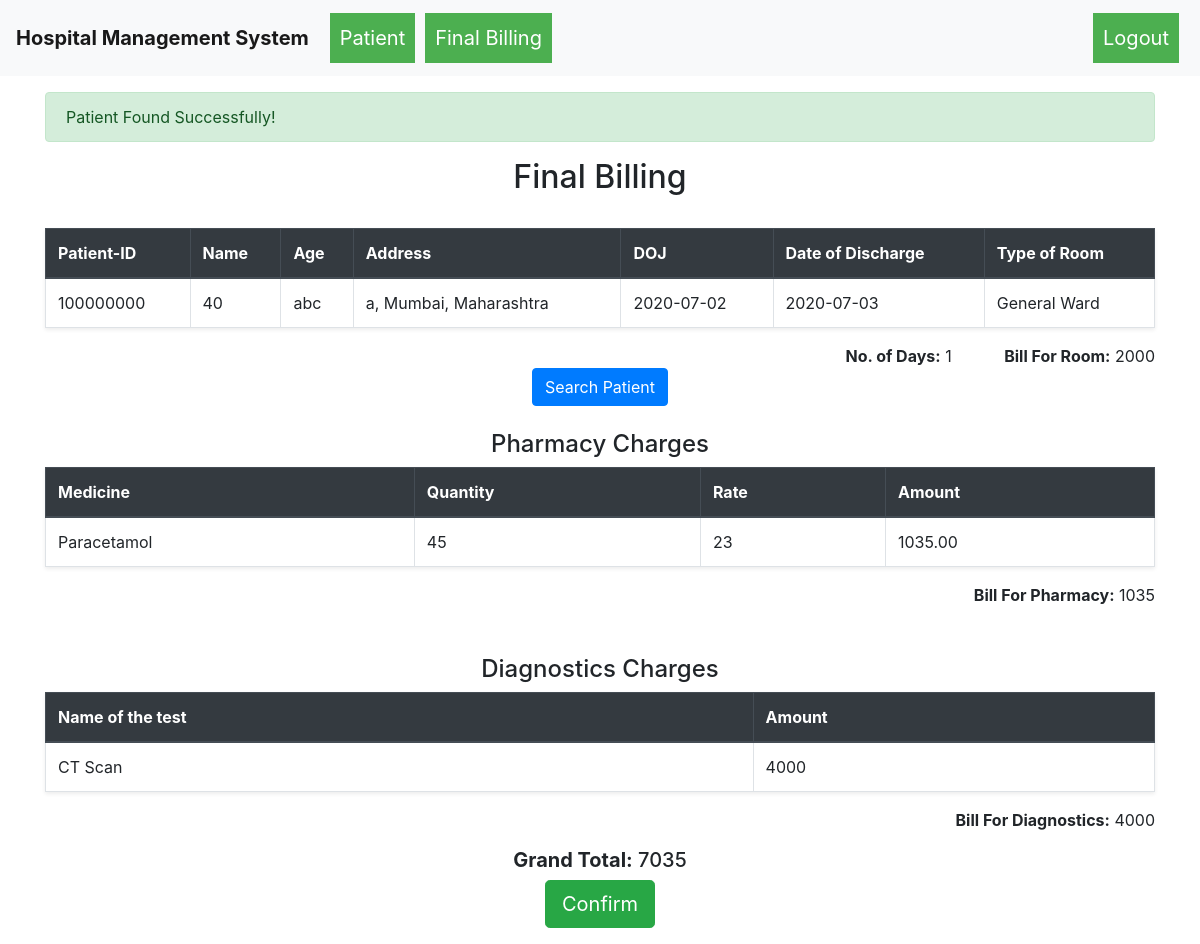
The page /final_billing?pid=100000000 (signed in) on the database as committed earlier.
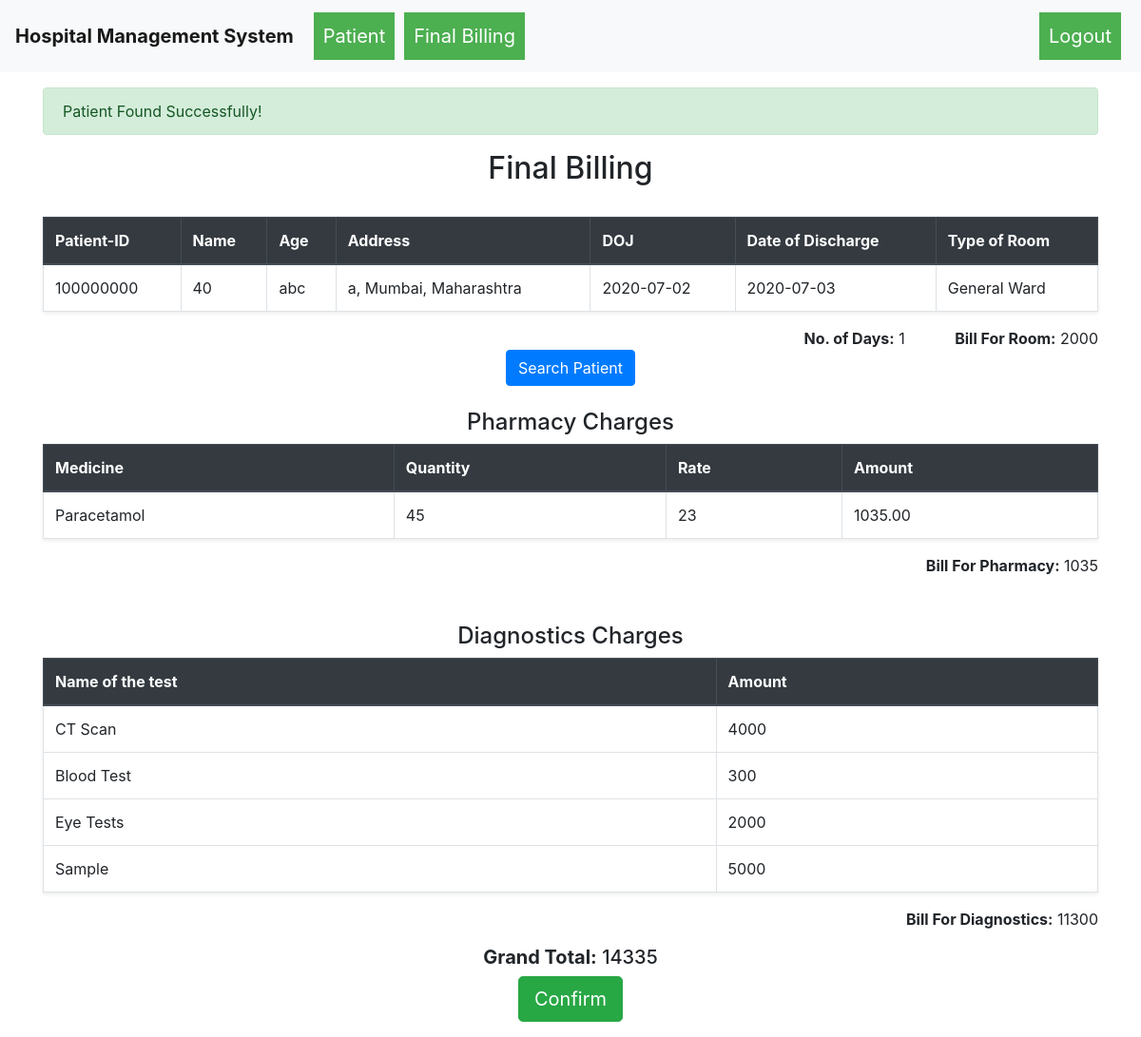
The same page on the database as committed later.
### hospital_management_system/models.py (models this page shows)
class Patient(db.Model):
    __table_args__ = {'sqlite_autoincrement': True}
    id = db.Column(db.Integer, primary_key=True)
    ssid = db.Column(db.String(250), unique=True, nullable=False)
    name = db.Column(db.String(80), nullable=False)
    age = db.Column(db.Integer, nullable=False)
    date_of_admission = db.Column(db.Date, nullable=False)
    type_of_bed = db.Column(db.String(80), nullable=False)
    address = db.Column(db.String(250), nullable=False)
    city = db.Column(db.String(250), nullable=False)
    state = db.Column(db.String(250), nullable=False)
    status = db.Column(db.String(100), nullable=False)

class Medicines(db.Model):
    __table_args__ = {'sqlite_autoincrement': True}
    id = db.Column(db.Integer, primary_key=True)
    name = db.Column(db.String(80), nullable=False)
    quantity_available = db.Column(db.Integer, nullable=False)
    rate = db.Column(db.Integer, nullable=False)

class MedicinesIssued(db.Model):
    __table_args__ = {'sqlite_autoincrement': True}
    id = db.Column(db.Integer, primary_key=True)
    med_id = db.Column(db.Integer, nullable=False)
    p_id = db.Column(db.Integer, nullable=False)
    quantity = db.Column(db.Integer, nullable=False)

class Diagnostic_test(db.Model):
    id = db.Column(db.Integer, primary_key=True, autoincrement=True)
    test_name = db.Column(db.String(80), nullable=False)
    test_cost = db.Column(db.Integer, nullable=False)

### hospital_management_system/routes.py (the view)
@app.route("/final_billing", methods=["GET","POST"])
def final_billing():
    data = {}
    if not session.get("username"):
        return redirect("/")
    if session.get("username") != "admin":
        return redirect("/")
    meds = Medicines.query.all()
    tests = Diagnostic_test.query.all()
    med_is = ""
    test_is = ""
    if "pid" in request.args.keys():
        p_id = request.args.get("pid")
        patient = Patient.query.filter_by(id=p_id).first()
        if patient:
            data["today_date"] = datetime.now().date()
            data["days"] = str(data["today_date"] - patient.date_of_admission)[0]
            room_bill = ""
            if patient.type_of_bed == "General Ward":
                data["room_bill"] = int(data["days"]) * 2000
                room_bill = int(data["days"]) * 2000
            elif patient.type_of_bed == "Semi Sharing":
                data["room_bill"] = int(data["days"]) * 4000
                room_bill = int(data["days"]) * 4000
            else:
                data["room_bill"] = int(data["days"]) * 8000
                room_bill = int(data["days"]) * 8000
            med_is = MedicinesIssued.query.filter_by(p_id=p_id)
            p_bill = []
            for i in med_is:
                for j in meds:
                    if i.med_id == j.id:
                        p_bill.append(j.rate*i.quantity)
            data["p_bill"] = sum(p_bill)
            test_is = DiagnosticIssued.query.filter_by(p_id=p_id)
            test_bill = []
            for i in test_is:
                for j in tests:
                    if i.test_id == j.id:
                       test_bill.append(j.test_cost)
            data["test_bill"] = sum(test_bill)
            data["total_bill"] = data["test_bill"] + data["p_bill"] + room_bill
            if request.method == "GET":
                flash("Patient Found Successfully!")
        else:
            patient = ["id", "name", "age", "address", "doj", "type of room"]
            flash("Patient With this Id not found!!")
    else:
        patient = ["id", "name", "age", "address", "doj", "type of room"]
    if request.method == "POST":
        p_id = request.args.get("pid")
        patient = Patient.query.filter_by(id=p_id).update(dict(status="Discharged"))
        db.session.commit()
        patient = Patient.query.filter_by(id=p_id).first()
        flash("Payment Done Successfully!!")
    return render_template("final_billing.html", patient=patient, med_is=med_is, meds=meds, tests=tests, test_is=test_is, data=data, username=session.get("username"))

### hospital_management_system/templates/final_billing.html (shortened to what this page needs)
{% extends 'base.html' %}
{% block body %}
    <div class="container">
        <div class="row">
            <div class="col-md-12">
                {% with messages = get_flashed_messages() %}
                {% if messages %}
                  {% for message in messages %}
                    {% if message == "Patient With this Id not found!!" %}
                        <div class="alert alert-danger mt-3">{{message}}</div>
                    {% else %}
                        <div class="alert alert-success mt-3">{{message}}</div>
                    {% endif %}
                {% endfor %}
                {% endif %}
              {% endwith %}
                    <h2 class="text-center mt-3"> Final Billing </h2>
                    <br>
                    <table class="table table-bordered shadow-sm">
                        <thead class="thead-dark">
                            <tr>
                                <th>Patient-ID</th>
                                <th>Name</th>
                                <th>Age</th>
                                <th>Address</th>
                                <th>DOJ</th>
                                <th>Date of Discharge</th>
                                <th>Type of Room</th>
                            </tr>
                        </thead>
                        <tbody>
                                <tr>
                                    {% if patient.0 == 'id' %}
                                        <td class="text-muted">{{patient.0}}</td>
                                        <td class="text-muted">{{patient.1}}</td>
                                        <td class="text-muted">{{patient.2}}</td>
                                        <td class="text-muted">{{patient.3}}</td>
                                        <td class="text-muted">{{patient.4}}</td>
                                        <td class="text-muted">date of discharge</td>
                                        <td class="text-muted">{{patient.5}}</td>
                                    {% else %}
                                        <td id="patient_id">{{patient.id}}</td>
                                        <td>{{patient.age}}</td>
                                        <td>{{patient.name}}</td>
                                        <td>{{patient.address}}, {{patient.city}}, {{patient.state}}</td>
                                        <td>{{patient.date_of_admission}}</td>
                                        <td>{{data["today_date"]}}</td>
                                        <td>{{patient.type_of_bed}}</td>
                                    {% endif %}
                                </tr>
                        </tbody>
                        </table>
                        {% if patient.0 == 'id' %}
                        {% else %}
                        <div class="text-right">
                            <span><strong>No. of Days:</strong> {{data["days"]}}</span> <span class="ml-5"><strong>Bill For Room:</strong> {{data["room_bill"]}}</span>
                        </div>
                        {% endif %}
                        <div class="text-center">
                    <button type="button" class="btn btn-primary" data-toggle="modal" data-target="#patient">
                        Search Patient
                    </button>
                </div>
                        {% if patient.0 == 'id' %}
                        {% else %}
                    <h4 class="text-center">Pharmacy Charges</h4>
                    <table class="table table-bordered shadow-sm">
                        <thead class="thead-dark">
                            <tr>
                                <th>Medicine</th>
                                <th>Quantity</th>
                                <th>Rate</th>
                                <th>Amount</th>
                            </tr>
                        </thead>
                        <tbody>
                            {% for i in med_is %}
                                <tr>
                                    {% for j in meds %}
                                        {% if i.med_id == j.id %}
                                            <td>{{j.name}}</td>
                                            <td>{{i.quantity}}</td>
                                            <td>{{j.rate}}</td>
                                            <td>{{ '%0.2f' | format(j.rate * i.quantity|float)}}</td>
                                        {% endif %}
                                    {% endfor %}
                                </tr>
                            {% endfor %}
                        </tbody>
                        </table>
                        <div class="text-right">
                        <span class="ml-5"><strong>Bill For Pharmacy:</strong> {{data["p_bill"]}}</span>
                        </div>
                        <br>
                        <br>
                <div class="row">
                    <div class="col-md-12">
                        <h4 class="text-center">Diagnostics Charges</h4>
                        <table class="table table-bordered shadow-sm">
                            <thead class="thead-dark">
                                <tr>
                                    <th>Name of the test</th>
                                    <th>Amount</th>
                                </tr>
                            </thead>
                            <tbody>
                               {% for i in test_is %}
                                <tr>
                                    {% for j in tests %}
                                        {% if i.test_id == j.id %}
                                            <td>{{j.test_name}}</td>
                                            <td>{{j.test_cost}}</td>
                                        {% endif %}
                                    {% endfor %}
                                </tr>
                               {% endfor %}
                            </tbody>
                        </table>
                        <div class="text-right">
                            <span class="ml-5"><strong>Bill For Diagnostics:</strong> {{data["test_bill"]}}</span>
                        </div>
                    </div>
                </div>
                    <div class="text-center my-3">
                        <h5 class="my-2"><strong>Grand Total:</strong> {{data["total_bill"]}}</h5>
                        <form action="" method="POST">
                            <button type="submit" class="btn btn-success btn-lg">Confirm</button>
                        </form>
                    </div>
                    {% endif %}
            </div>
        </div>
    </div>
{% endblock %}

### hospital_management_system/templates/base.html (shortened to what this page needs)
<!DOCTYPE html>
<html lang="en">
<head>
    <link rel="stylesheet" href="{{ url_for('static',filename='css/bootstrap.min.css') }}">
    <link rel="stylesheet" href="{{ url_for('static', filename='css/dropdown.css') }}">
</head>
<body>
    {% include 'header.html' %}
    {% block body %}
    {% endblock %}
</body>
</html>

### hospital_management_system/templates/header.html (shortened to what this page needs)
<nav class="navbar navbar-expand-lg navbar-light bg-light">
    <a class="navbar-brand font-weight-bolder">Hospital Management System</a>
    <div class="collapse navbar-collapse" id="navbarNav">
      <ul class="navbar-nav mr-auto">
        {% if Login %}
        {% else %}
        {% if username == "admin" %}
        <div class="dropdown">
          <a href="{{url_for('patient_list')}}"><button style="padding: 10px; margin: 5px;" class="dropbtn">Patient</button></a>
        </div>
        {% endif %}
          {% if username == "admin" %}
          <div class="dropdown">
            <a href="{{url_for('final_billing')}}"><button style="padding: 10px; margin: 5px;" class="dropbtn">Final Billing</button>
            </div></a>
            {% endif %}
        {% endif %}
      </ul>
      <ul class="navbar-nav ml-auto">
        {% if Login %}
        {% else %}
        <div class="dropdown">
          <a href="{{url_for('logout')}}"><button style="padding: 10px; margin: 5px;" class="dropbtn">Logout</button>
        </div></a>
        {% endif %}
      </ul>
    </div>
  </nav>

### hospital_management_system/static/css/dropdown.css (style rules this page uses)
.dropbtn { background-color: #4CAF50; color: white; padding: 20px; font-size: 20px; border: none; }
.dropdown { position: relative; display: inline-block; }

Rows that differ between the two databases and show on the page:
now on this page (row unchanged): Diagnostic_test: test_name "Blood Test", test_cost "300"
now on this page (row unchanged): Diagnostic_test: test_name "Eye Tests", test_cost "2000"
added Diagnostic_test: test_name "Sample", test_cost "5000"
Other text that changed with them:
{{ data["test_bill"] }}: "4000" → "11300"
{{ data["total_bill"] }}: "7035" → "14335"
